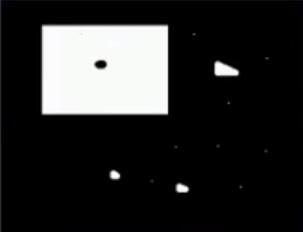
#> input picture 27-其他形态学操作/其他形态学操作/example2.jpg, 303 x 232 px
$ python '其他形态学操作.py'
#> lines starting #> are read from the running program, lines starting #| are printed output that depends on the picture; after the words box and inside, x2 and y2 are one past the last pixel; in counts of white or black regions, pixels touching at a corner belong together
#> further down, src is the input picture: shape (232, 303, 3); mean B, G, R 41.4, 41.6, 41.4
import cv2 as cv
import numpy as np


# 顶帽(灰度图像)
def top_hat_gray_demo(image):
    gray = cv.cvtColor(image, cv.COLOR_BGR2GRAY)
    kernel = cv.getStructuringElement(cv.MORPH_RECT, (15, 15))  # 注意结构元素形状、大小
    dst = cv.morphologyEx(gray, cv.MORPH_TOPHAT, kernel)  # 顶帽操作
    cimage= np.array(gray.shape, np.uint8)
    cimage = 100
    dst = cv.add(dst, cimage)  # 利用数组 增加 顶帽 之后的图像亮度
    cv.imshow("top_hat_gray_demo", dst)


# 黑帽(灰度图像)
def black_hat_gray_demo(image):
    gray = cv.cvtColor(image, cv.COLOR_BGR2GRAY)
    kernel = cv.getStructuringElement(cv.MORPH_RECT, (15, 15))  # 注意结构元素形状、大小
    dst = cv.morphologyEx(gray, cv.MORPH_BLACKHAT, kernel)  # 黑帽操作
    cimage= np.array(gray.shape, np.uint8)
    cimage = 120
    dst = cv.add(dst, cimage)  # 增加 黑帽 之后的图像亮度
    cv.imshow("black_hat_gray_demo", dst)


# 顶帽(二值图像)
def top_hat_binary_demo(image):
    gray = cv.cvtColor(image, cv.COLOR_BGR2GRAY)
    ret, binary = cv.threshold(gray, 0, 255, cv.THRESH_BINARY | cv.THRESH_OTSU)
    kernel = cv.getStructuringElement(cv.MORPH_RECT, (15, 15))  # 注意结构元素形状、大小
    dst = cv.morphologyEx(binary, cv.MORPH_TOPHAT, kernel)  # 顶帽操作
    cv.imshow("top_hat_binary_demo", dst)


# 黑帽(二值图像)
def black_hat_binary_demo(image):
    gray = cv.cvtColor(image, cv.COLOR_BGR2GRAY)
    ret, binary = cv.threshold(gray, 0, 255, cv.THRESH_BINARY | cv.THRESH_OTSU)
    kernel = cv.getStructuringElement(cv.MORPH_RECT, (15, 15))  # 注意结构元素形状、大小
    dst = cv.morphologyEx(binary, cv.MORPH_BLACKHAT, kernel)  # 黑帽操作
    cv.imshow("black_hat_binary_demo", dst)


# 基本梯度(二值图像)(相当于提取边框)
def black_ladder_binary_demo(image):
    gray = cv.cvtColor(image, cv.COLOR_BGR2GRAY)
    ret, binary = cv.threshold(gray, 0, 255, cv.THRESH_BINARY | cv.THRESH_OTSU)
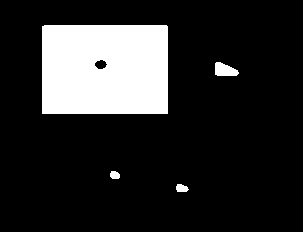
#> binary: shape (232, 303); 16.4% white; 4 white regions, box (x1, y1, x2, y2) and area: (42, 25, 168, 114) 11133, (215, 62, 239, 76) 245, (176, 184, 189, 192) 81, (110, 171, 120, 179) 67
#> ret = 123
    kernel = cv.getStructuringElement(cv.MORPH_RECT, (3, 3))  # 注意结构元素形状、大小
    dst = cv.morphologyEx(binary, cv.MORPH_GRADIENT, kernel)  # 黑帽操作
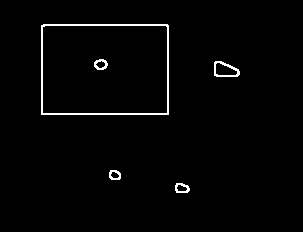
#> dst: shape (232, 303); 1.8% white in thin lines or dots, all inside (x1, y1, x2, y2) = (41, 24, 240, 193)
    cv.imshow("black_ladder_binary_demo", dst)


# 内部梯度、外部梯度
def demo(image):
    kernel = cv.getStructuringElement(cv.MORPH_RECT, (3, 3))  # 注意结构元素形状、大小
    dm = cv.dilate(image, kernel)  # 膨胀
    em = cv.erode(image, kernel)  # 腐蚀
    dst1 = cv.subtract(image, em)  # interial gradient
    dst2 = cv.subtract(dm, image)  # exterial gradient
    cv.imshow("interial", dst1)
    cv.imshow("exterial", dst2)


print("------Hello------")
src = cv.imread("example2.jpg")
cv.imshow("image", src)

black_ladder_binary_demo(src)

cv.waitKey(0)
cv.destroyAllWindows()
